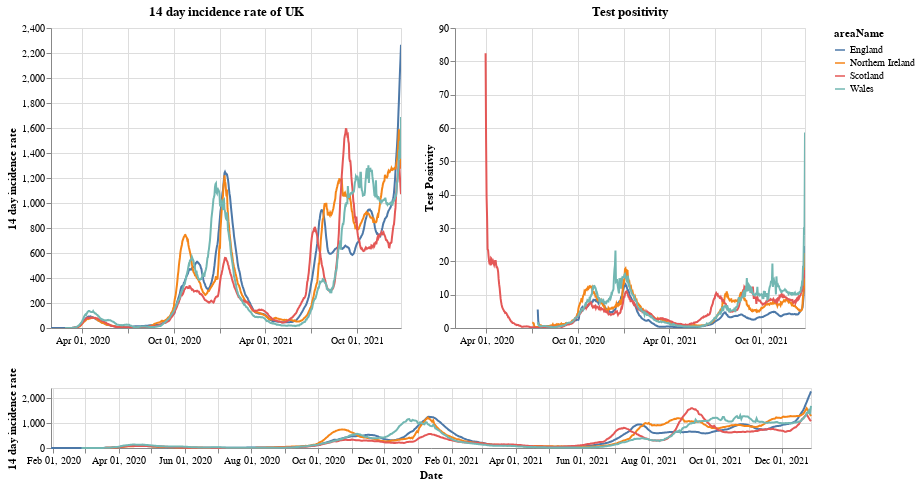

Notebook code cell kept with this figure:
### Markdown cell above
# Plots

First a plot with each country in the UK. The top right shows the positivity rate for (which is the percentage of registered tests which were positive) while the top left is the 14 day incidence rate. The bottom chart can be used to select the timeframe (does not work on a mobile device).

### Code cell
#collapse
brush = alt.selection(type='interval', name='DateBrush',encodings=['x'],fields=['Time'])
leg_selection = alt.selection_multi(fields=['areaName'], bind='legend')

base = alt.Chart(uk_cases).mark_line().encode(
    x=alt.X("yearmonthdate(date):T", axis=alt.Axis(title='Date')),
    y=alt.Y("twoWeeklyCasesRate:Q", axis=alt.Axis(title='14 day incidence rate')),
    tooltip=['areaName', 'date','twoWeeklyCasesRate', 'testPositivity'],
    color='areaName',
    opacity=alt.condition(leg_selection, alt.value(2), alt.value(0.1))
).add_selection(leg_selection).properties(width=350)

upper = base.encode(alt.X('yearmonthdate(date):T', axis=alt.Axis(title=''),
                         scale=alt.Scale(domain=brush))
                   ).properties(title=f'14 day incidence rate of UK')
upper_right = upper.encode(alt.Y('testPositivity:Q', axis=alt.Axis(title='Test Positivity'))).properties(title='Test positivity')
lower = base.properties(height=60, width = 760).add_selection(brush)

(upper | upper_right) & lower

### Figure 1 — Vega-Lite specification as saved in the notebook (floating-point values rounded to 4 significant figures; data arrays with more than 128 entries replaced by an {"elided": "..."} marker saying what was removed)
{"config": {"view": {"continuousWidth": 400, "continuousHeight": 300}}, "vconcat": [{"hconcat": [{"mark": "line", "encoding": {"color": {"type": "nominal", "field": "areaName"}, "opacity": {"condition": {"value": 2, "selection": "selector001"}, "value": 0.1}, "tooltip": [{"type": "nominal", "field": "areaName"}, {"type": "temporal", "field": "date"}, {"type": "quantitative", "field": "twoWeeklyCasesRate"}, {"type": "quantitative", "field": "testPositivity"}], "x": {"type": "temporal", "axis": {"title": ""}, "field": "date", "scale": {"domain": {"selection": "DateBrush"}}, "timeUnit": "yearmonthdate"}, "y": {"type": "quantitative", "axis": {"title": "14 day incidence rate"}, "field": "twoWeeklyCasesRate"}}, "selection": {"selector001": {"type": "multi", "fields": ["areaName"], "bind": "legend"}}, "title": "14 day incidence rate of UK", "width": 350}, {"mark": "line", "encoding": {"color": {"type": "nominal", "field": "areaName"}, "opacity": {"condition": {"value": 2, "selection": "selector001"}, "value": 0.1}, "tooltip": [{"type": "nominal", "field": "areaName"}, {"type": "temporal", "field": "date"}, {"type": "quantitative", "field": "twoWeeklyCasesRate"}, {"type": "quantitative", "field": "testPositivity"}], "x": {"type": "temporal", "axis": {"title": ""}, "field": "date", "scale": {"domain": {"selection": "DateBrush"}}, "timeUnit": "yearmonthdate"}, "y": {"type": "quantitative", "axis": {"title": "Test Positivity"}, "field": "testPositivity"}}, "selection": {"selector001": {"type": "multi", "fields": ["areaName"], "bind": "legend"}}, "title": "Test positivity", "width": 350}]}, {"mark": "line", "encoding": {"color": {"type": "nominal", "field": "areaName"}, "opacity": {"condition": {"value": 2, "selection": "selector001"}, "value": 0.1}, "tooltip": [{"type": "nominal", "field": "areaName"}, {"type": "temporal", "field": "date"}, {"type": "quantitative", "field": "twoWeeklyCasesRate"}, {"type": "quantitative", "field": "testPositivity"}], "x": {"type": "temporal", "axis": {"title": "Date"}, "field": "date", "timeUnit": "yearmonthdate"}, "y": {"type": "quantitative", "axis": {"title": "14 day incidence rate"}, "field": "twoWeeklyCasesRate"}}, "height": 60, "selection": {"selector001": {"type": "multi", "fields": ["areaName"], "bind": "legend"}, "DateBrush": {"type": "interval", "encodings": ["x"], "fields": ["Time"]}}, "width": 760}], "data": {"name": "data-8e5fcb9bf4eeebb9ece7dd29f2b4a306"}, "$schema": "https://vega.github.io/schema/vega-lite/v4.8.1.json", "datasets": {"data-8e5fcb9bf4eeebb9ece7dd29f2b4a306": {"elided": "2704 records"}}}
